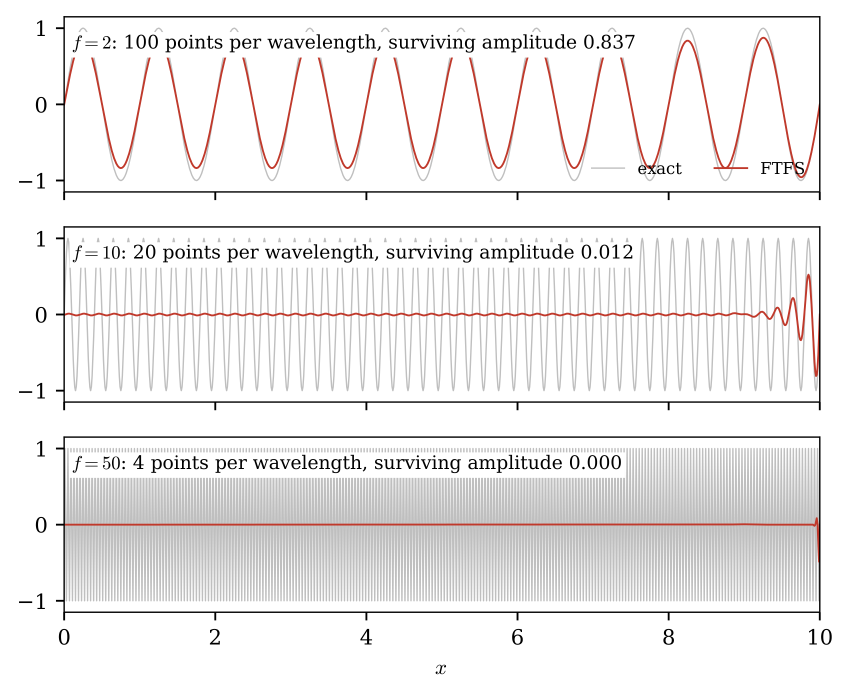
#> input picture 01-linear-advection/figures/report/points-per-wavelength.png, 1700 x 1391 px (shown at 1/2 size)
$ python make_thumbs.py
#> lines starting #> are read from the running program, lines starting #| are printed output that depends on the picture
"""Build the module thumbnails used by the table on the front page.

    python3 figures/make_thumbs.py

One representative figure per module, letterboxed onto a canvas of identical
aspect so the six cells of that table line up instead of stepping up and down
with whatever each source figure happens to measure. Chosen for legibility at
about 280 px wide, which is the column width GitHub gives a three-column table:
a figure whose point is made by thin lines or small text does not survive that,
so those modules are represented by one that does.
"""
import os
from PIL import Image

HERE = os.path.dirname(os.path.abspath(__file__))
ROOT = os.path.dirname(HERE)
OUT = os.path.join(HERE, "thumbs")
os.makedirs(OUT, exist_ok=True)

W, H, PAD = 560, 374, 10          # 3:2, the shape of most of the sources

# (module, source, crop). The crop is a fraction of the source, and is there
# for the two figures that are unreadable whole at this size: a two-panel
# wavenumber plot and a seven-panel grid of cavities. Taking part of each keeps
# the point legible -- for 06, four Reynolds numbers in which the red
# counter-rotating region visibly takes over.
SOURCES = [
    ("01", "01-linear-advection/figures/report/points-per-wavelength.png", None),
    ("02", "02-spectral-analysis/figures/report/numerical-wavenumbers.png", (0, 0, 0.52, 1)),
    ("03", "03-advection-2d/figures/report/advection-2d.png", None),
    ("04", "04-burgers/figures/report/burgers-inviscid.png", None),
    ("05", "05-poisson/figures/report/laplace-and-poisson.png", None),
    ("06", "06-lid-driven-cavity/figures/report/streamlines-all-re.png", (0, 0, 0.50, 1)),
]

for name, rel, crop in SOURCES:
    src = Image.open(os.path.join(ROOT, rel)).convert("RGB")
#> src is the input picture: PIL image 1700x1391 RGB; mean R, G, B 237.6, 235.7, 235.5
    if crop:
        x0, y0, x1, y1 = crop
        src = src.crop((int(x0 * src.width), int(y0 * src.height),
                        int(x1 * src.width), int(y1 * src.height)))
    box = (W - 2 * PAD, H - 2 * PAD)
    s = min(box[0] / src.width, box[1] / src.height)
#> s = 0.254
    im = src.resize((max(int(src.width * s), 1), max(int(src.height * s), 1)),
                    Image.LANCZOS)
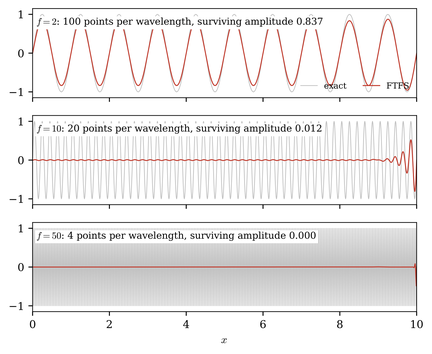
#> im: PIL image 432x354 RGB; mean R, G, B 236.8, 234.8, 234.6
    canvas = Image.new("RGB", (W, H), (255, 255, 255))
#> canvas: PIL image 560x374 RGB; every value is 255
    canvas.paste(im, ((W - im.width) // 2, (H - im.height) // 2))
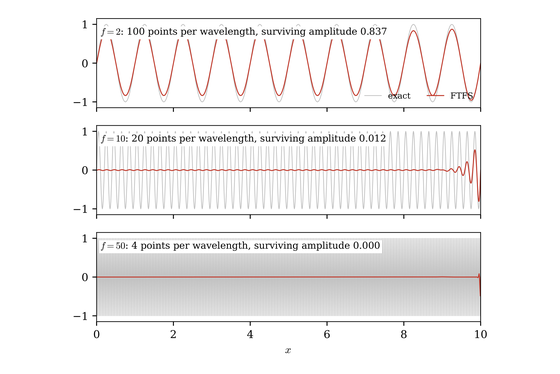
#> canvas: PIL image 560x374 RGB; mean R, G, B 241.7, 240.3, 240.1
    path = os.path.join(OUT, name + ".png")
    canvas.save(path, optimize=True)
    print(f"  thumbs/{name}.png  {os.path.getsize(path)/1024:5.0f} KB  <- {rel}")
#> pass 2 of the loop `for name, rel, crop in SOURCES:`:
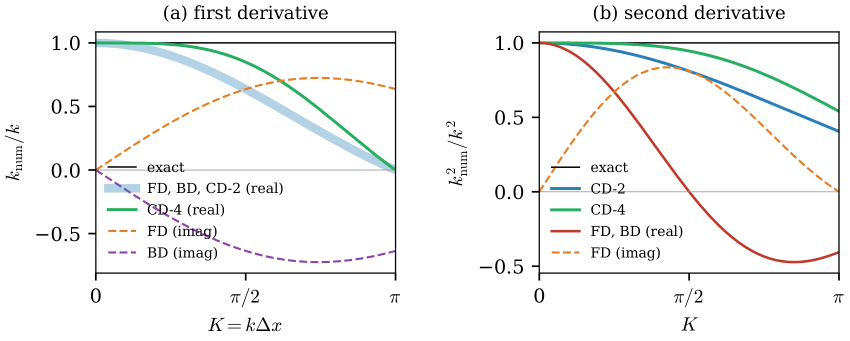
#> input picture 02-spectral-analysis/figures/report/numerical-wavenumbers.png, 1700 x 682 px (shown at 1/2 size)
#> src is the input picture: PIL image 1700x682 RGB; mean R, G, B 244, 244.5, 244.1
#> src: PIL image 884x682 RGB
#> `im = src.resize((max(int(src.width * s), 1), max(int(src.height * s), ..`:
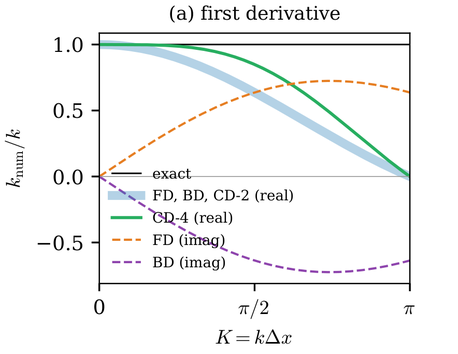
#> im: PIL image 458x354 RGB; mean R, G, B 243.6, 244.5, 244.4
#> `canvas.paste(im, ((W - im.width) // 2, (H - im.height) // 2))`:
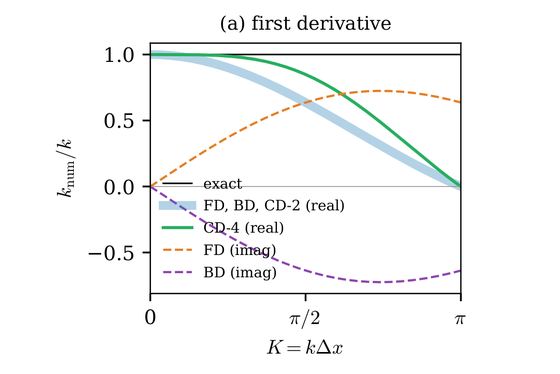
#> canvas: PIL image 560x374 RGB; mean R, G, B 246.2, 246.9, 246.8
#> pass 3 of the loop `for name, rel, crop in SOURCES:`:
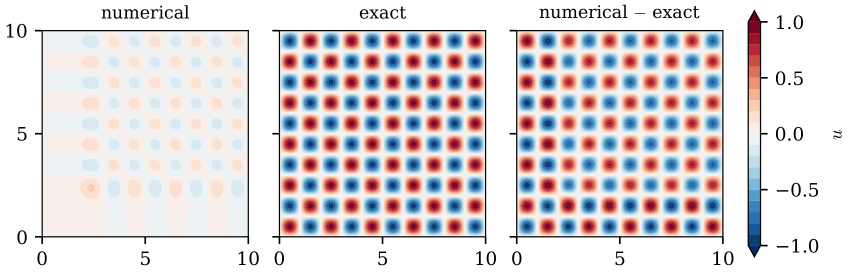
#> input picture 03-advection-2d/figures/report/advection-2d.png, 1700 x 547 px (shown at 1/2 size)
#> src is the input picture: PIL image 1700x547 RGB; mean R, G, B 221.9, 216, 218.4
#> `im = src.resize((max(int(src.width * s), 1), max(int(src.height * s), ..`:
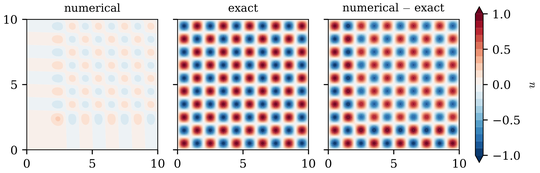
#> im: PIL image 540x173 RGB; mean R, G, B 221.4, 215.5, 218
#> `canvas.paste(im, ((W - im.width) // 2, (H - im.height) // 2))`:
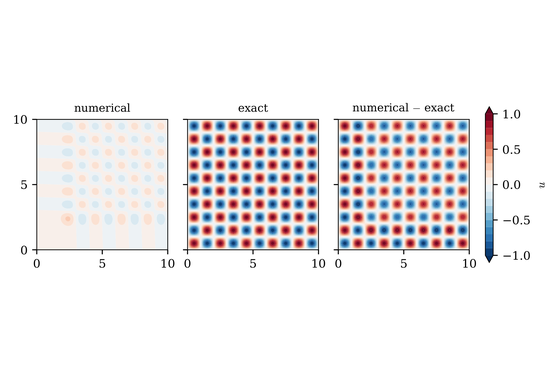
#> canvas: PIL image 560x374 RGB; mean R, G, B 240, 237.4, 238.5
#> the loop made 6 passes; the first 3 are shown
